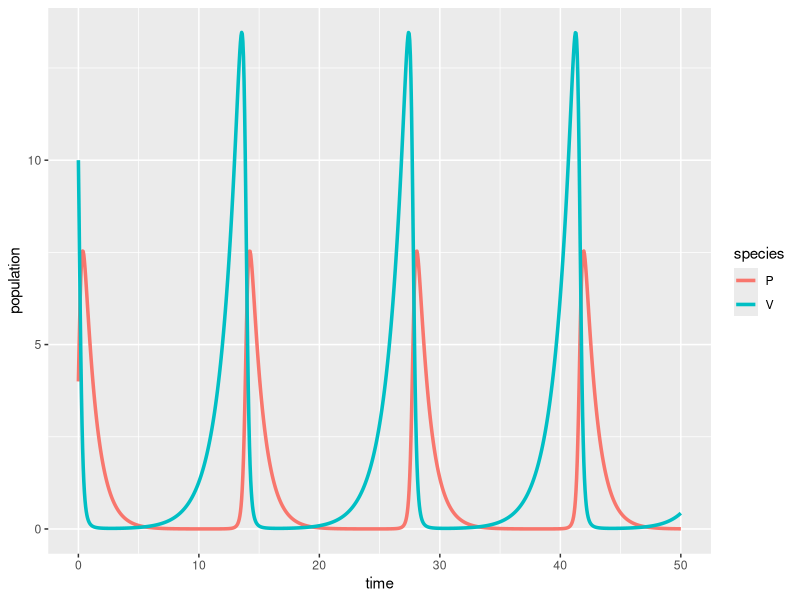

Source code (R):
## ---- chunk 1
#| message: false
#| warning: false
# load libraries ----
library(tidyverse)
library(deSolve)
library(kableExtra)
## ---- chunk 2
# Create a sequence of times (days) ----
time <- seq(from = 0, to = 50, by = 0.05)

# Set some parameter values (these can change - keep it in mind) ----
parameters <- c(r = .7, alpha = 0.8, beta = 0.5, q = 1)

# Set the initial condition (prey and predator populations at t = 0) ----
# Recall: V = prey, P = predator
init_cond <- c(V = 10, P = 4)

# Prepare the series of differential equations as a function ----
lv_equations <- function(time, init_cond, parameters) {
  with(as.list(c(init_cond, parameters)), {
    dVdt = r * V - alpha * V * P
    dPdt = beta * V * P - q * P
    return(list(c(dVdt, dPdt)))
  })
}

# Find the approximate the solution using `deSolve::ode()` ----
approx_lv <- ode(y = init_cond, times = time, func = lv_equations, parms = parameters)

# Check the class ----
class(approx_lv)

# We really want this to be a data frame, AND we want both prey (V) and predator (P) to be in the same column -- we'll learn why in EDS 221 (tidy data) ----
approx_lk_df <- data.frame(approx_lv) |> 
  pivot_longer(cols = c(V, P), names_to = "species", values_to = "population")

# Plot it ----
ggplot(data = approx_lk_df, aes(x = time, y = population)) +
  geom_line(aes(color = species), linewidth = 1.2)
